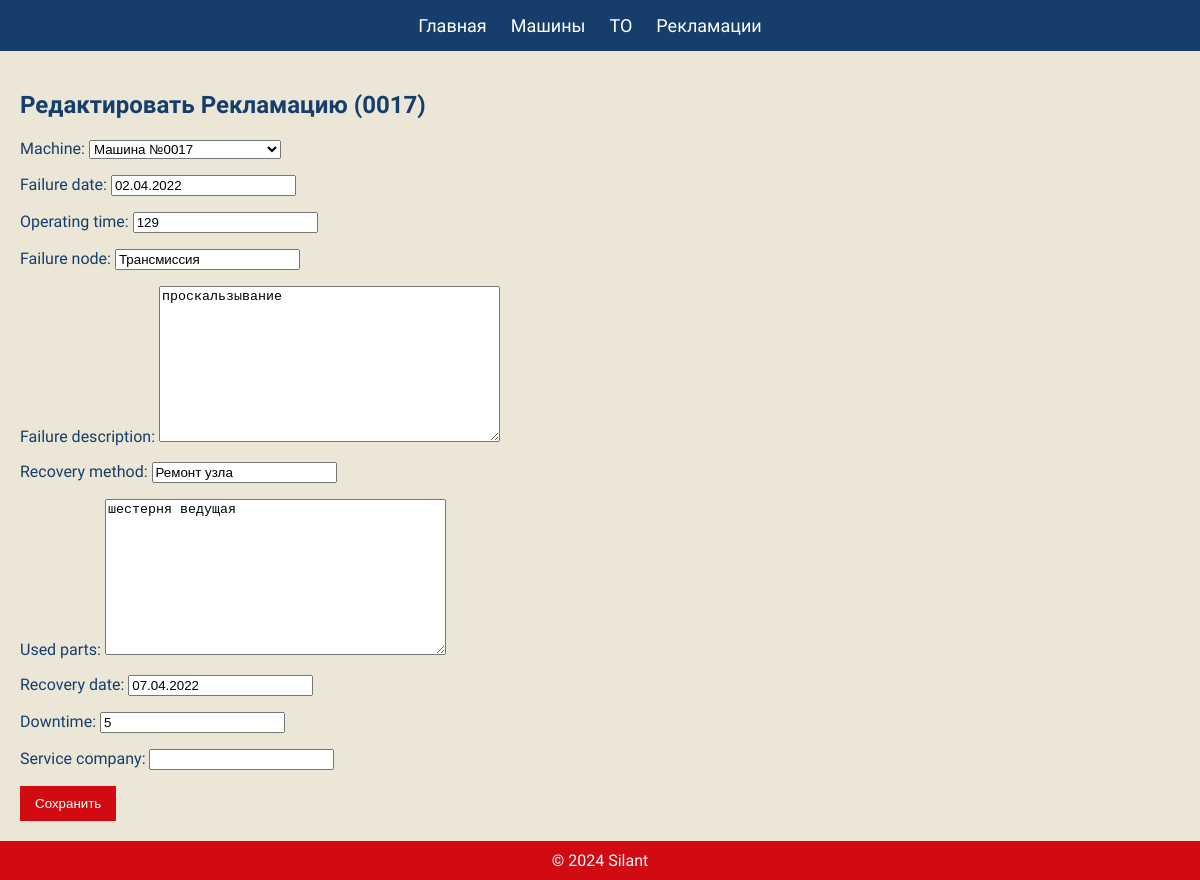
Page /claims/edit/2/ (signed in) on the committed database.
### claims/models.py (models this page shows, shortened)
class Reclamation(models.Model):
    failure_date = models.DateField(blank=True, null=True)
    operating_time = models.PositiveIntegerField(default=0)
    failure_node = models.CharField(max_length=200, blank=True, null=True)
    failure_description = models.TextField(blank=True, null=True)
    recovery_method = models.CharField(max_length=200, blank=True, null=True)
    used_parts = models.TextField(blank=True, null=True)
    recovery_date = models.DateField(blank=True, null=True)
    downtime = models.PositiveIntegerField(default=0)
    service_company = models.CharField(max_length=200, blank=True, null=True)
    machine = models.ForeignKey(Machine, on_delete=models.CASCADE, related_name='claims')

### machines/models.py (models this page shows)
class Machine(models.Model):
    factory_number = models.CharField(max_length=100, unique=True)
    machine_model = models.CharField(max_length=100, blank=True, null=True)
    engine_model = models.CharField(max_length=100, blank=True, null=True)
    engine_number = models.CharField(max_length=100, blank=True, null=True)
    transmission_model = models.CharField(max_length=100, blank=True, null=True)
    transmission_number = models.CharField(max_length=100, blank=True, null=True)
    drive_axle_model = models.CharField(max_length=100, blank=True, null=True)
    drive_axle_number = models.CharField(max_length=100, blank=True, null=True)
    steerable_axle_model = models.CharField(max_length=100, blank=True, null=True)
    steerable_axle_number = models.CharField(max_length=100, blank=True, null=True)
    shipment_date = models.DateField(blank=True, null=True)
    consignee = models.CharField(max_length=200, blank=True, null=True)
    delivery_address = models.TextField(blank=True, null=True)
    equipment = models.TextField(blank=True, null=True)
    client = models.CharField(max_length=200, blank=True, null=True)
    service_company = models.CharField(max_length=200, blank=True, null=True)
    def __str__(self):
        return f"Машина №{self.factory_number}"

### claims/views.py (the view)
# urls.py: path('edit/<int:pk>/', reclamation_edit, name='reclamation-edit'),
@login_required
def reclamation_edit(request, pk):
    rec_obj = get_object_or_404(Reclamation, pk=pk)
    user_role = getattr(request.user, 'role', None)
    if user_role == 'client':
        messages.error(request, "У вас нет прав редактировать рекламации.")
        return redirect('reclamation-list')
    elif user_role == 'service':
        if rec_obj.service_company != request.user.username:
            messages.error(request, "У вас нет прав на редактирование этой рекламации.")
            return redirect('reclamation-list')
    if request.method == 'POST':
        form = ReclamationForm(request.POST, instance=rec_obj)
        if form.is_valid():
            form.save()
            messages.success(request, "Изменения сохранены.")
            return redirect('reclamation-list')
    else:
        form = ReclamationForm(instance=rec_obj)
    return render(request, 'claims/reclamation_edit.html', {'form': form, 'rec_obj': rec_obj})

### claims/forms.py
class ReclamationForm(forms.ModelForm):
    class Meta:
        model = Reclamation
        fields = [
            'machine',
            'failure_date',
            'operating_time',
            'failure_node',
            'failure_description',
            'recovery_method',
            'used_parts',
            'recovery_date',
            'downtime',
            'service_company',
        ]

### templates/claims/reclamation_edit.html (shortened to what this page needs)
{% extends 'base.html' %}
{% load static %}
{% block content %}
<h2>Редактировать Рекламацию ({{ rec_obj.machine.factory_number }})</h2>
<form method="post">
  {{ form.as_p }}
  <button type="submit">Сохранить</button>
</form>
{% endblock content %}

### static/css/silant_style.css (style rules this page uses)
body { font-family: 'PT Astra Sans', sans-serif; background-color: #EBE6D6; color: #163E6C; margin: 0; padding: 0; }
button { background-color: #D20A11; color: white; border: none; padding: 10px 15px; cursor: pointer; }

### templates/base.html (style rules this page uses)
body { font-family: 'PT Astra Sans', sans-serif; margin: 0; padding: 0; background-color: #EBE6D6; }

### rows in the picture
Reclamation: machine.factory_number "0017", machine "Машина №0017", failure_date "02.04.2022", operating_time "129", failure_node "Трансмиссия", failure_description "проскальзывание", recovery_method "Ремонт узла", used_parts "шестерня ведущая", recovery_date "07.04.2022", downtime "5"
